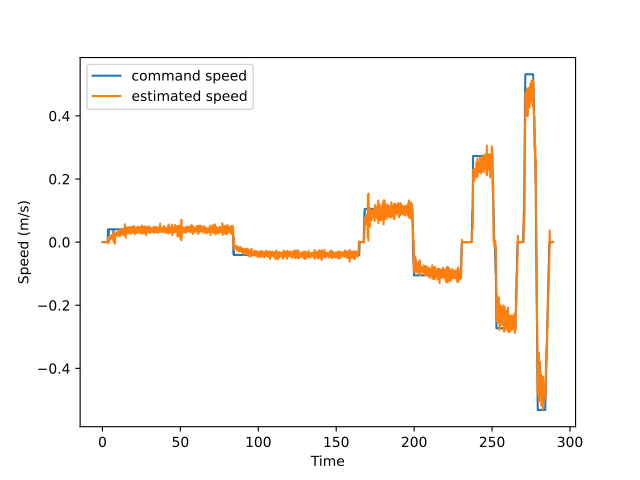

Python code for this plot:
import numpy as np
from matplotlib.pyplot import subplots, show, savefig

# Load data
filename = 'training1.csv'
#filename = 'training2.csv'
data = np.loadtxt(filename, delimiter=',', skiprows=1)

# Split data into columns
index, time, distance, velocity_command, raw_ir1, raw_ir2, raw_ir3, raw_ir4, \
    sonar1, sonar2 = data.T

dt = time[1:] - time[0:-1]
velocity_estimated = np.gradient(distance, time)

fig, axes = subplots(1)
axes.plot(time, velocity_command, label='command speed')
axes.plot(time, velocity_estimated, label='estimated speed')
axes.legend()
axes.set_xlabel('Time')
axes.set_ylabel('Speed (m/s)')

savefig(__file__.replace('.py', '.pdf'))
